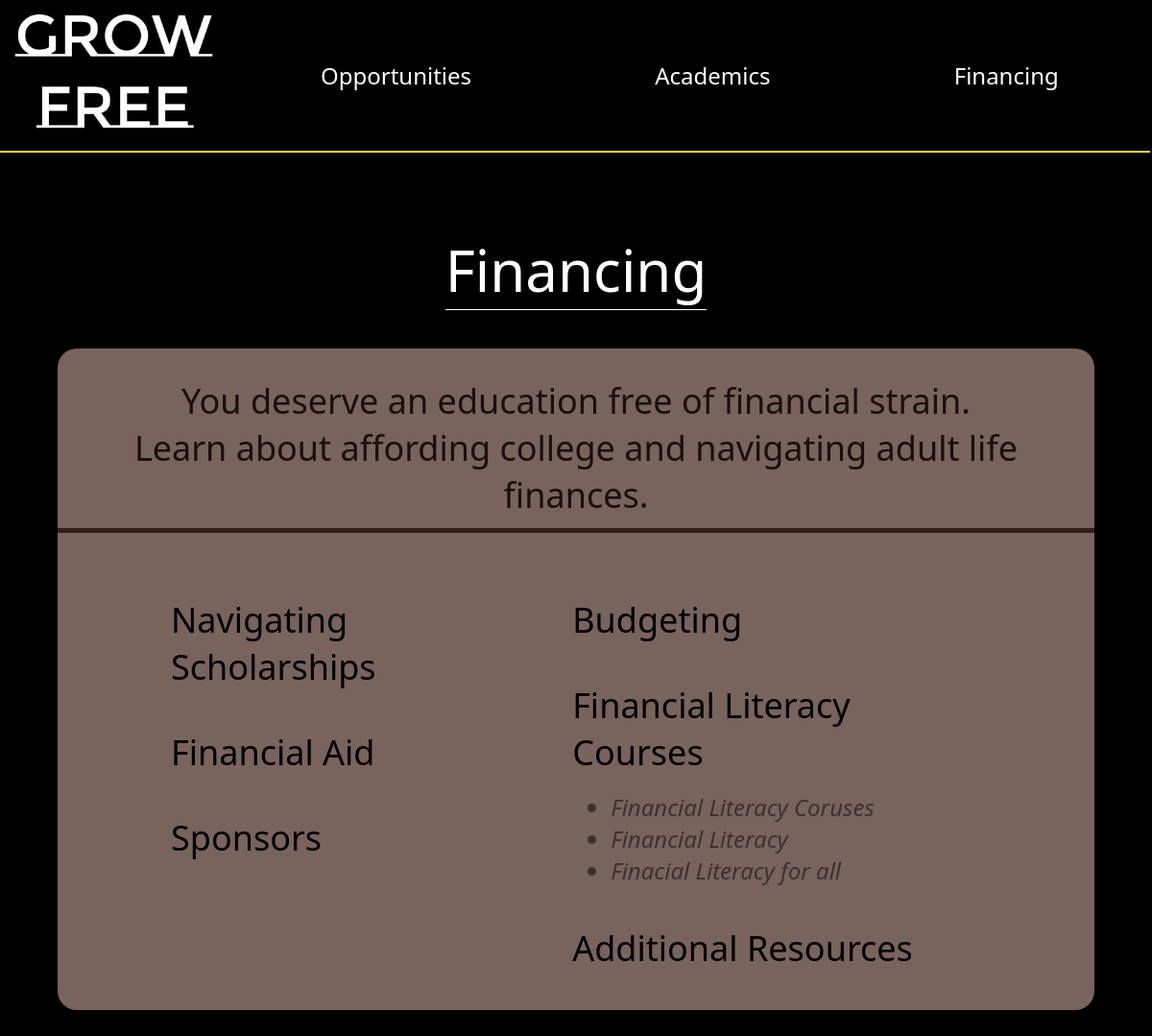
The page /finance on the database its author committed.
### base/models.py (models this page shows, shortened)
class college_help(models.Model):
    name = models.CharField(max_length=300)
    url = models.URLField()
    resource_type = models.CharField(max_length=100 , choices=college_resource_type)
    topic = models.CharField(max_length=200 , choices=college_resource_topic)

### base/views.py (the view)
# urls.py: path('finance' , views.finance , name="finance")
def finance(request):
    context = {
        "data" : models.college_help.objects.filter(resource_type="finance")}
    return render(request, "financing.html" , context)

### templates/financing.html (shortened to what this page needs)
{% load static %}
<!DOCTYPE html>
<html lang="en">
<head>
  <link rel="stylesheet" href="{% static 'css/financing.css' %}">
</head>
<body>
  <div>
  <div class="navBar" id="navBar">
  <a href="{% url 'index' %}">
        <img src="{% static '/assets/logo.png' %} " alt="logo" id="logo">
      </a>
    <nav>
      <a href="{% url 'resources' %}">Opportunities</a>
      <a href="{% url 'academics' %}">Academics</a>
      <a href="{% url 'finance' %}">Financing</a>
    </nav>
  </div>
    </div>
    <div class="container">
      <h1>Financing</h1>
      <div class="bg">
        <h2>
          You deserve an education free of financial strain.</br>
          Learn about affording college and navigating adult life finances.
        </h2>
        <row class="main">
          <div class="leftSide">
            <div class="section">
            <h3>Navigating Scholarships</h3>
          </div>
            <div class="section">
              <h3>Financial Aid</h3>
            </div>
            <div class="section">
              <h3>Sponsors</h3>
            </div>
          </div>
          <div class="rightSide">
            <div class="section">
              <h3>Budgeting</h3>
            </div>
            <div class="section">
              <h3>Financial Literacy Courses</h3>
              <ul>
              {% for i in data %}
              {% if i.topic == "Financial_Literacy_Courses" %}
                <li><a href="{{ i.url }}">{{i.name}}</a></li>
              {%endif %}
              {% endfor %}
              </ul>
            </div>
            <div class="section">
              <h3>Additional Resources</h3>
            </div>
          </div>
        </row>
      </div>
    </div>
</body>
</html>

### static/css/financing.css (style rules this page uses)
html, body { margin: 0; padding: 0; background-color: black; font-family: 'Segoe UI'; }
.navBar { display: flex; flex-direction: row; overflow: hidden; background-color: black; position: fixed; top: 0; transition: .2s; border-bottom-color: #f6dc1d; border-bottom-style: solid; border-bottom-width: 2px; }
nav { height: 15vh; width: 80vw; margin-left: auto; display: flex; flex-direction: row; justify-content: space-around; align-items: center; align-self: center; }
.navBar a { color: white; text-decoration: none; font-size: 2vw; font-weight: 100; }
#logo { color: white; margin: 15px; max-block-size: 10vw; font-family: 'Geneva'; transition: .2s; }
.container { flex: 1; margin-top: 30dvh; }
.bg { background-color: #78635D; width: 90%; margin-left: auto; margin-right: auto; display: flex; flex-direction: column; border-radius: 20px; margin-bottom: 10vh; }
h1 { font-size: 5vw; font-family: 'Segoe UI'; text-align: center; color: white; font-weight: 100; border-bottom-style: solid; border-bottom-width: 1px; border-bottom-color: white; width: max-content; margin-left: auto; margin-right: auto; }
h2 { color: #1A0F0C; text-align: center; border-bottom-width: 5px; border-bottom-color: #321d17; border-bottom-style: solid; padding-bottom: 10px; font-size: 3vw; font-weight: 100; }
h3 { margin-bottom: 0; color: black; font-size: 3vw; font-weight: 200; }
li a { font-style: italic; color: rgba(0, 0, 0, .5); text-decoration: none; }
li { color: rgba(0, 0, 0, .5); font-size: 2vw; }
.section { margin: 10px; margin-bottom: 5vh; }
row { display: flex; flex-direction: row; }
row.main { justify-content: space-between; width: 80%; align-self: center; }

### rows shown on the page
college_help: name "Financial Literacy Coruses"
college_help: name "Financial Literacy"
college_help: name "Finacial Literacy for all"
